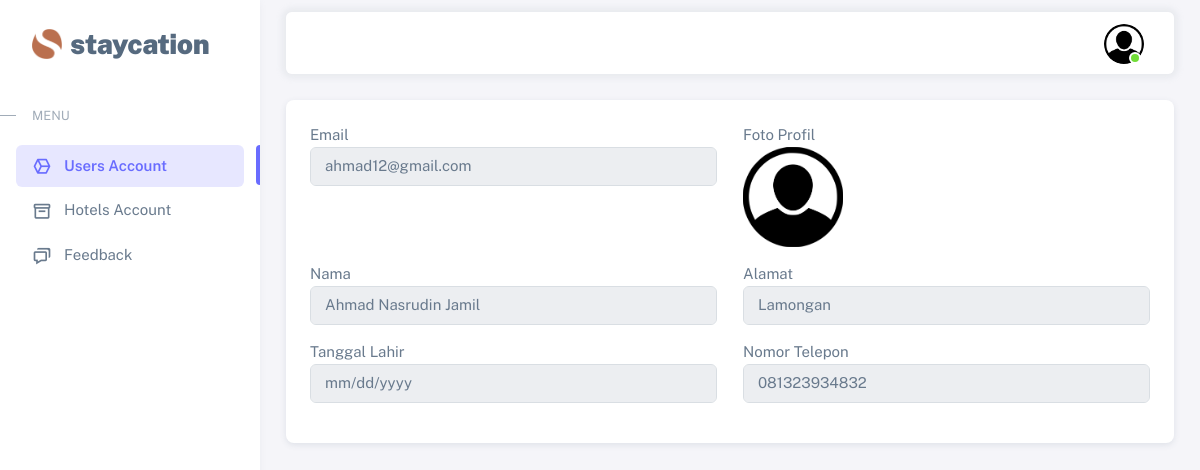
Screenshot of /dashboard/admin/admin-user-detail.php?id=ahmad12@gmail.com with the database file from the repository.
### tables this page shows
CREATE TABLE `tamu` (
  `EMAIL_TAMU` varchar(40) NOT NULL,
  `PASSWORD` varchar(255) NOT NULL,
  `NAMA_TAMU` varchar(50) NOT NULL,
  `ALAMAT` varchar(50) NOT NULL,
  `NO_TELEPON_TAMU` varchar(15) NOT NULL,
  `TANGGAL_LAHIR` date NOT NULL,
  `FOTO` varchar(255) NOT NULL
);

### dashboard/admin/admin-user-detail.php (the view, shortened to what this page needs)
<?php
  include '../../controller/koneksi.php';
  include '../../partials/header-admin.php'
?>
    <div class="content-wrapper">
      <div class="container-xxl flex-grow-1 container-p-y">
        <div class="card mb-4">
          <div class="card-body">
          <?php
            $email = $_GET['id'];
            $query = "SELECT * FROM tamu WHERE EMAIL_TAMU = '$email'";
            $result = $koneksi->query($query);
            if ($result) {
                $row = $result->fetch_assoc();
            }
            ?>
            <div class="row mb-3">
              <div class="col">
                <label>Email</label>
                <input type="text" class="form-control" id="nama" name="nama" value="<?php echo $row['EMAIL_TAMU']; ?>" readonly>
              </div>
              <div class="col">
                <label>Foto Profil</label> <br>
                <img src="../../img/user.png" alt="" class="rounded" style="width: 100px; height: 100px;">
              </div>
            </div>
            <div class="row mb-3">
              <div class="col">
                <label>Nama</label>
                <input type="text" class="form-control" id="nama" name="nama" value="<?php echo $row['NAMA_TAMU']; ?>" readonly>
              </div>
              <div class="col">
                <label>Alamat</label>
                <input type="text" class="form-control" id="alamat" name="alamat" value="<?php echo $row['ALAMAT']; ?>" readonly>
              </div>
            </div>
            <div class="row mb-3">
              <div class="col">
                <label>Tanggal Lahir</label>
                <input type="date" class="form-control" id="tanggal" name="tanggal_lahir" value="<?php echo $row['TANGGAL_LAHIR']; ?>" readonly>
              </div>
              <div class="col">
                <label>Nomor Telepon</label>
                <input type="text" class="form-control" id="noTelepon" name="telepon" value="<?php echo $row['NO_TELEPON_TAMU']; ?>" readonly>
              </div>
            </div>
          </div>
        </div>
    </div>
<?php
    include '../../partials/footer-hotel.php'
?>

### rows the page displays
tamu: nama "ahmad12@gmail.com", nama "Ahmad Nasrudin Jamil", alamat "Lamongan", telepon "081323934832"
